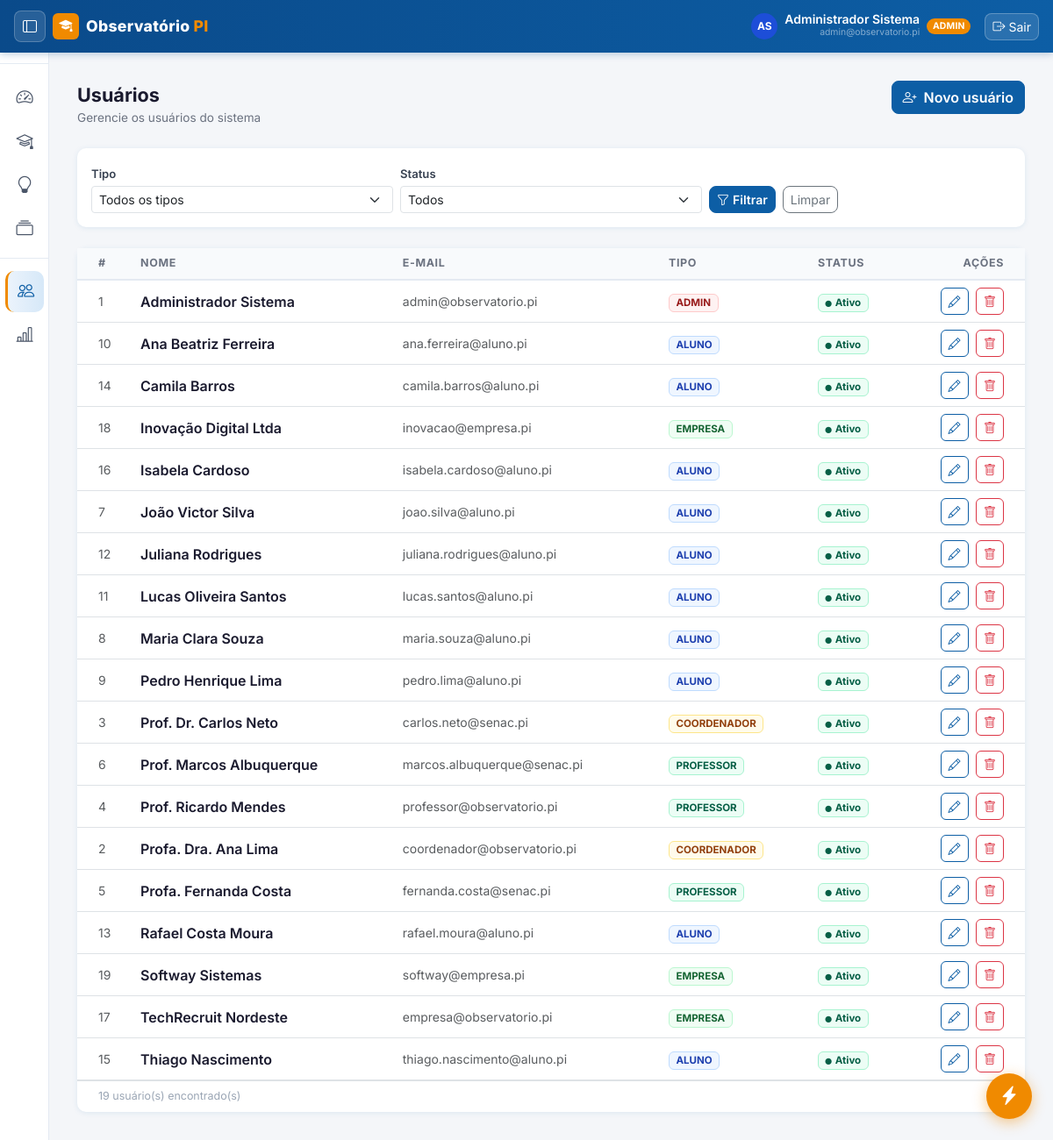
The page /usuarios (signed in) on the database its author committed.
### observatorio_pi/app/models/user.py (models this page shows)
class User(Base):
    __tablename__ = "users"
    id           = Column(Integer, primary_key=True, index=True)
    nome         = Column(String, nullable=False)
    email        = Column(String, unique=True, index=True, nullable=False)
    senha_hash   = Column(String, nullable=False)
    tipo         = Column(String, default="ALUNO", nullable=False)
    ativo        = Column(Boolean, default=True, nullable=False)
    bio          = Column(Text, default="")          # apresentação pessoal
    linkedin     = Column(String, default="")        # URL LinkedIn
    github       = Column(String, default="")        # URL GitHub
    portfolio_url= Column(String, default="")        # site/portfolio pessoal
    area_interesse = Column(String, default="")      # ex: "Backend, IA, Mobile"
    cidade       = Column(String, default="")        # localização
    telefone     = Column(String, default="")        # contato para empresas
    foto_perfil  = Column(String, nullable=True, default=None)  # caminho relativo em static/

### observatorio_pi/app/main.py (the view)
@app.get("/usuarios", response_class=HTMLResponse)
def listar_usuarios_view(request: Request, filtro_tipo: str = "", filtro_ativo: str = "", db: Session = Depends(get_db)):
    usuario = get_usuario_logado(request, db)
    if not usuario:
        return RedirectResponse(url="/", status_code=303)
    if usuario.tipo != "ADMIN":
        return RedirectResponse(url="/dashboard", status_code=303)
    query = db.query(User)
    if filtro_tipo:
        query = query.filter(User.tipo == filtro_tipo)
    if filtro_ativo != "":
        query = query.filter(User.ativo == (filtro_ativo == "true"))
    return templates.TemplateResponse("usuarios.html", {
        "request": request, "usuario": usuario,
        "usuarios": query.order_by(User.nome).all(),
        "filtro_tipo": filtro_tipo, "filtro_ativo": filtro_ativo,
        "sucesso": request.query_params.get("sucesso"),
        "erro": request.query_params.get("erro"),
        "active_page": "usuarios",
    })

### observatorio_pi/app/templates/usuarios.html (shortened to what this page needs)
{% extends "base_auth.html" %}
{% block content %}
<div class="d-flex justify-content-between align-items-start mb-4">
    <div>
        <div class="page-title">Usuários</div>
        <div class="page-subtitle">Gerencie os usuários do sistema</div>
    </div>
    <a href="/usuarios/novo" class="btn btn-primary" style="border-radius:8px;">
        <i class="bi bi-person-plus me-2"></i>Novo usuário
    </a>
</div>
<div class="card p-3 mb-4">
    <form method="get" action="/usuarios" class="row g-2 align-items-end">
        <div class="col-sm-4">
            <label class="form-label fw-semibold mb-1" style="font-size:.82rem;color:#374151;">Tipo</label>
            <select name="filtro_tipo" class="form-select form-select-sm">
                <option value="">Todos os tipos</option>
            </select>
        </div>
        <div class="col-sm-4">
            <label class="form-label fw-semibold mb-1" style="font-size:.82rem;color:#374151;">Status</label>
            <select name="filtro_ativo" class="form-select form-select-sm">
                <option value="">Todos</option>
            </select>
        </div>
        <div class="col-sm-4 d-flex gap-2">
            <button type="submit" class="btn btn-primary btn-sm" style="border-radius:8px;">
                <i class="bi bi-funnel me-1"></i>Filtrar
            </button>
            <a href="/usuarios" class="btn btn-outline-secondary btn-sm" style="border-radius:8px;">Limpar</a>
        </div>
    </form>
</div>
<div class="card">
    <div class="table-responsive">
        <table class="table table-hover align-middle mb-0">
            <thead>
                <tr>
                    <th class="ps-4">#</th>
                    <th>Nome</th>
                    <th>E-mail</th>
                    <th>Tipo</th>
                    <th>Status</th>
                    <th class="text-end pe-4">Ações</th>
                </tr>
            </thead>
            <tbody>
                {% if usuarios %}
                {% for u in usuarios %}
                <tr>
                    <td class="ps-4 text-muted small">{{ u.id }}</td>
                    <td class="fw-semibold" style="color:#1a1a2e;">{{ u.nome }}</td>
                    <td class="text-muted small">{{ u.email }}</td>
                    <td>
                        {% set cor_map = {
                            "ALUNO":       ("eff6ff", "1e40af", "bfdbfe"),
                            "PROFESSOR":   ("ecfdf5", "065f46", "a7f3d0"),
                            "COORDENADOR": ("fffbeb", "92400e", "fde68a"),
                            "EMPRESA":     ("f0fdf4", "166534", "bbf7d0"),
                            "ADMIN":       ("fef2f2", "991b1b", "fecaca"),
                        } %}
                        {% set cores = cor_map.get(u.tipo, ("f3f4f6","374151","d1d5db")) %}
                        <span class="badge badge-tipo"
                              style="background:#{{ cores[0] }};color:#{{ cores[1] }};border:1px solid #{{ cores[2] }};">
                            {{ u.tipo }}
                        </span>
                    </td>
                    <td>
                        {% if u.ativo %}
                        <span class="badge" style="background:#ecfdf5;color:#065f46;border:1px solid #a7f3d0;font-size:.72rem;">
                            <i class="bi bi-circle-fill me-1" style="font-size:.45rem;"></i>Ativo
                        </span>
                        {% else %}
                        <span class="badge" style="background:#f3f4f6;color:#6b7280;border:1px solid #d1d5db;font-size:.72rem;">
                            <i class="bi bi-circle me-1" style="font-size:.45rem;"></i>Inativo
                        </span>
                        {% endif %}
                    </td>
                    <td class="text-end pe-4">
                        <a href="/usuarios/{{ u.id }}/editar"
                           class="btn btn-outline-primary btn-sm me-1" style="border-radius:6px;" title="Editar">
                            <i class="bi bi-pencil"></i>
                        </a>
                        <button type="button"
                                class="btn btn-sm btn-outline-danger" style="border-radius:6px;"
                                title="Excluir"
                                data-bs-toggle="modal" data-bs-target="#modalDeletar"
                                data-id="{{ u.id }}" data-nome="{{ u.nome }}">
                            <i class="bi bi-trash"></i>
                        </button>
                    </td>
                </tr>
                {% endfor %}
                {% endif %}
            </tbody>
        </table>
    </div>
    {% if usuarios %}
    <div class="px-4 py-2 border-top" style="font-size:.78rem;color:#9aa5b4;">
        {{ usuarios | length }} usuário(s) encontrado(s)
    </div>
    {% endif %}
</div>
{% endblock %}

### observatorio_pi/app/templates/base_auth.html (shortened to what this page needs)
{% extends "base.html" %}
{% macro avatar(u, size=32) %}
{% if u.foto_perfil %}
<img src="/static/{{ u.foto_perfil }}"
     style="width:{{ size }}px;height:{{ size }}px;border-radius:50%;object-fit:cover;flex-shrink:0;"
     alt="{{ u.nome }}">
{% else %}
{% set cores_avatar = ['#0D5EA5','#7c3aed','#d97706','#065f46','#991b1b','#1d4ed8','#92400e','#166534'] %}
{% set cor = cores_avatar[(u.nome|length) % (cores_avatar|length)] %}
<div class="d-flex align-items-center justify-content-center fw-bold flex-shrink-0"
     style="width:{{ size }}px;height:{{ size }}px;border-radius:50%;background:{{ cor }};
            color:#fff;font-size:{{ (size * 0.4)|int }}px;">
    {{ u.nome[0].upper() }}{% if u.nome.split()|length > 1 %}{{ u.nome.split()[1][0].upper() }}{% endif %}
</div>
{% endif %}
{% endmacro %}
{% block body %}
<nav class="navbar navbar-senac navbar-expand-lg">
    <div class="container-fluid px-3">
        <button id="sidebarToggle"
                class="btn btn-sm d-none d-md-flex align-items-center justify-content-center me-2"
                title="Expandir/recolher menu"
                style="background:rgba(255,255,255,.12);color:#fff;border:1px solid rgba(255,255,255,.22);
                       border-radius:8px;width:36px;height:36px;flex-shrink:0;">
            <i class="bi bi-layout-sidebar" style="font-size:1rem;"></i>
        </button>
        <a class="navbar-brand d-flex align-items-center gap-2" href="/dashboard">
            <div style="background:var(--senac-orange);border-radius:6px;width:30px;height:30px;
                        display:flex;align-items:center;justify-content:center;">
                <i class="bi bi-mortarboard-fill text-white" style="font-size:.95rem;"></i>
            </div>
            <span>Observatório <span class="brand-dot">PI</span></span>
        </a>
        <div class="ms-auto d-flex align-items-center gap-3">
            <a href="{{ url_perfil(usuario) }}"
               class="text-decoration-none d-none d-sm-flex align-items-center gap-2"
               title="Meu perfil">
                {{ avatar(usuario, 30) }}
                <div class="text-end">
                    <div class="text-white small fw-semibold lh-1">{{ usuario.nome }}</div>
                    <div class="text-white-50" style="font-size:.65rem;">
                        {{ usuario.email[:28] }}{% if usuario.email|length > 28 %}…{% endif %}
                    </div>
                </div>
                <span class="badge rounded-pill"
                      style="background:var(--senac-orange);font-size:.65rem;font-weight:700;letter-spacing:.02em;">
                    {{ usuario.tipo }}
                </span>
            </a>
            <a href="/logout" class="btn btn-sm d-flex align-items-center gap-1"
               style="background:rgba(255,255,255,.12);color:#fff;
                      border:1px solid rgba(255,255,255,.25);border-radius:8px;">
                <i class="bi bi-box-arrow-right"></i>
                <span class="d-none d-sm-inline">Sair</span>
            </a>
        </div>
    </div>
</nav>
<div class="d-flex" style="min-height:calc(100vh - 60px);">
    <nav class="d-none d-md-flex flex-column sidebar collapsed" id="mainSidebar"
         style="background:#fff;border-right:1px solid #e4eaf2;padding-top:.75rem;">
        <div class="sidebar-section-label">
        </div>
        <ul class="nav flex-column px-1 mb-1">
            <li class="nav-item">
                <a class="nav-link {% if active_page == 'dashboard' %}active{% endif %}"
                   href="/dashboard" title="Dashboard">
                    <i class="bi bi-speedometer2 me-2"></i>
                </a>
            </li>
            {% if usuario.tipo in ('ADMIN','COORDENADOR') %}
            <li class="nav-item">
                <a class="nav-link {% if active_page == 'turmas' %}active{% endif %}"
                   href="/turmas" title="Turmas">
                    <i class="bi bi-mortarboard me-2"></i>
                </a>
            </li>
            {% endif %}
            <li class="nav-item">
                <a class="nav-link {% if active_page == 'tematicas' %}active{% endif %}"
                   href="/tematicas"
                   title="{% if usuario.tipo == 'ALUNO' %}Minhas Temáticas{% else %}Temáticas{% endif %}">
                    <i class="bi bi-lightbulb me-2"></i>
                </a>
            </li>
            <li class="nav-item">
                <a class="nav-link {% if active_page == 'portfolio' %}active{% endif %}"
                   href="/portfolio" title="Portfólio">
                    <i class="bi bi-collection me-2"></i>
                </a>
            </li>
        </ul>
        {% if usuario.tipo in ('ADMIN','COORDENADOR') %}
        <div class="sidebar-section-label mt-1">
        </div>
        <ul class="nav flex-column px-1 mb-1">
            {% if usuario.tipo == 'ADMIN' %}
            <li class="nav-item">
                <a class="nav-link {% if active_page == 'usuarios' %}active{% endif %}"
                   href="/usuarios" title="Usuários">
                    <i class="bi bi-people me-2"></i>
                </a>
            </li>
            {% endif %}
            <li class="nav-item">
                <a class="nav-link {% if active_page == 'relatorios' %}active{% endif %}"
                   href="/relatorios" title="Relatórios">
                    <i class="bi bi-bar-chart-line me-2"></i>
                </a>
            </li>
        </ul>
        {% endif %}
    </nav>
    <main class="main-content">
        {% block content %}{% endblock %}
    </main>
</div>
<div id="fabContainer">
    <button id="fabBtn" title="Ações rápidas">
        <i class="bi bi-lightning-charge-fill" id="fabIcon"></i>
    </button>
</div>
{% endblock %}

### rows shown on the page
User: nome "A", nome.split "S", nome "Administrador Sistema", email "admin@observatorio.pi", tipo "ADMIN", id "1", ativo True (drawn)
User: id "10", nome "Ana Beatriz Ferreira", email "ana.ferreira@aluno.pi", tipo "ALUNO", ativo True (drawn)
User: id "14", nome "Camila Barros", email "camila.barros@aluno.pi", tipo "ALUNO", ativo True (drawn)
User: id "18", nome "Inovação Digital Ltda", email "inovacao@empresa.pi", tipo "EMPRESA", ativo True (drawn)
User: id "16", nome "Isabela Cardoso", email "isabela.cardoso@aluno.pi", tipo "ALUNO", ativo True (drawn)
User: id "7", nome "João Victor Silva", email "joao.silva@aluno.pi", tipo "ALUNO", ativo True (drawn)
User: id "12", nome "Juliana Rodrigues", email "juliana.rodrigues@aluno.pi", tipo "ALUNO", ativo True (drawn)
User: id "11", nome "Lucas Oliveira Santos", email "lucas.santos@aluno.pi", tipo "ALUNO", ativo True (drawn)
User: id "8", nome "Maria Clara Souza", email "maria.souza@aluno.pi", tipo "ALUNO", ativo True (drawn)
User: id "9", nome "Pedro Henrique Lima", email "pedro.lima@aluno.pi", tipo "ALUNO", ativo True (drawn)
User: id "3", nome "Prof. Dr. Carlos Neto", email "carlos.neto@senac.pi", tipo "COORDENADOR", ativo True (drawn)
User: id "6", nome "Prof. Marcos Albuquerque", email "marcos.albuquerque@senac.pi", tipo "PROFESSOR", ativo True (drawn)
User: id "4", nome "Prof. Ricardo Mendes", email "professor@observatorio.pi", tipo "PROFESSOR", ativo True (drawn)
User: id "2", nome "Profa. Dra. Ana Lima", email "coordenador@observatorio.pi", tipo "COORDENADOR", ativo True (drawn)
User: id "5", nome "Profa. Fernanda Costa", email "fernanda.costa@senac.pi", tipo "PROFESSOR", ativo True (drawn)
User: id "13", nome "Rafael Costa Moura", email "rafael.moura@aluno.pi", tipo "ALUNO", ativo True (drawn)
User: id "19", nome "Softway Sistemas", email "softway@empresa.pi", tipo "EMPRESA", ativo True (drawn)
User: id "17", nome "TechRecruit Nordeste", email "empresa@observatorio.pi", tipo "EMPRESA", ativo True (drawn)
User: id "15", nome "Thiago Nascimento", email "thiago.nascimento@aluno.pi", tipo "ALUNO", ativo True (drawn)

### other values the page prints
{{ usuarios | length }} "19"
